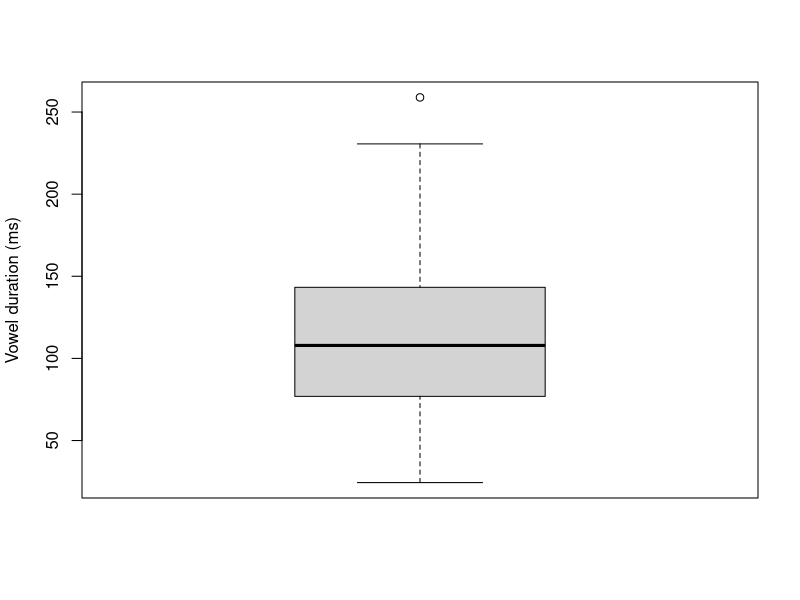
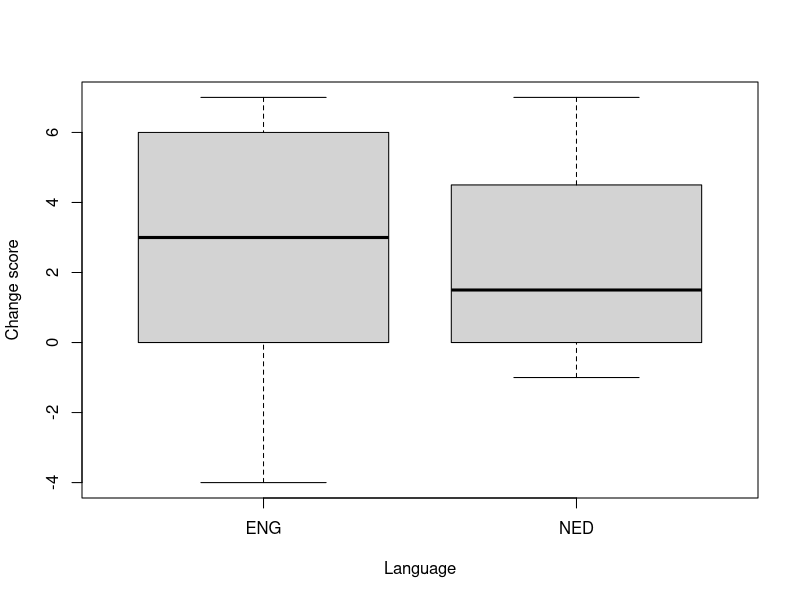

Generate these figures, in order, with R:
## ---- chunk 1
accent <- read.csv("Accentuation_Dataset.csv", 
                   stringsAsFactors=TRUE)
## ---- chunk 2
summary(accent)
## ---- chunk 3
summary(accent$Duration_ms)
## ---- chunk 4
boxplot(accent$Duration_ms, ylab = "Vowel duration (ms)")
## ---- chunk 5
levels(accent$Vowel)
## ---- chunk 6
gen <- read.delim("written_genitive_tokens_Brown_Frown.txt", stringsAsFactors=TRUE)
## ---- chunk 7
head(gen)
## ---- chunk 8
table(gen$Type)
## ---- chunk 9
table("Final sibilant" = gen$Final_Sibilant, 
      "Type of possessive" = gen$Type)
## ---- chunk 10
fb <- read.delim("FalseBeginners.txt",                
                 header = TRUE,                       
                 na.strings = NA,                     
                 stringsAsFactors=TRUE)               
## ---- chunk 11
head(fb)
## ---- chunk 12
vid <- read.delim("VideoLang.txt", stringsAsFactors=TRUE)
head(vid)
## ---- chunk 13
vid$Change <- vid$Posttest - vid$Pretest
boxplot(vid$Change ~ vid$Lang, xlab = 'Language', ylab = "Change score")
## ---- chunk 14
t.test(vid$Change ~ vid$Lang)
wilcox.test(vid$Change ~ vid$Lang)
